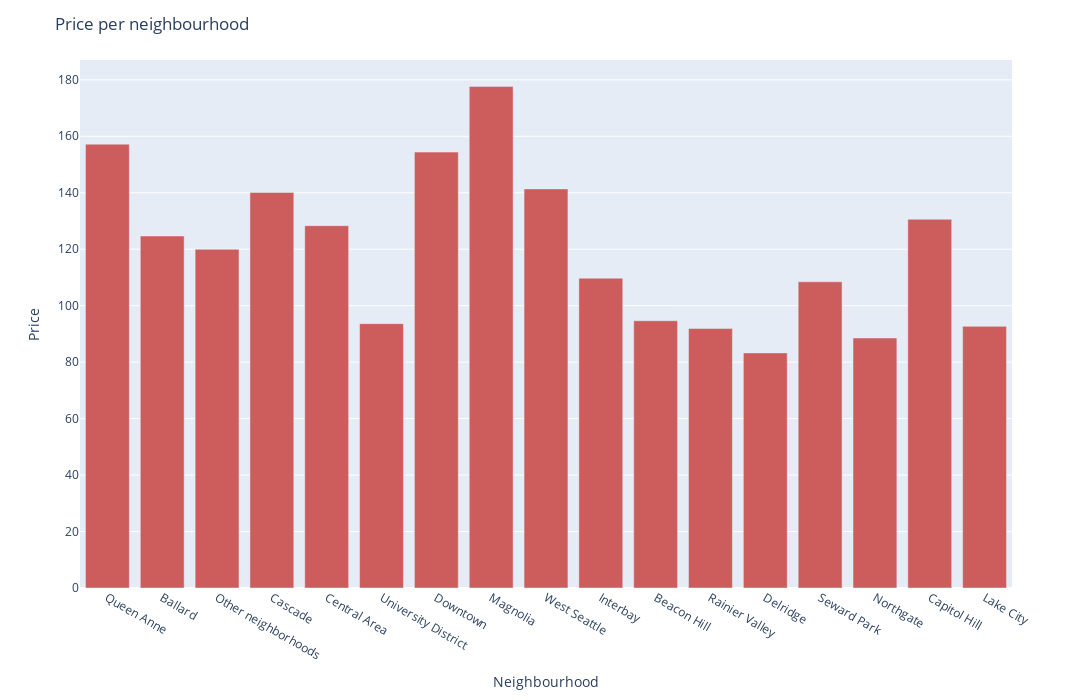

Notebook code cell kept with this figure:
### Markdown cell above
#### You can see in the graph below that Magnolia by far is the most expensive one, along with Queen Anne and Downtown.

### Code cell
fig = px.bar(price_per_neighbourhood, x='Neighbourhood', y='Price', color_discrete_sequence=['indianred'])
 
       
fig.update_layout(
    title=('Price per neighbourhood'),
    xaxis_title=('Neighbourhood'), 
    yaxis_title='Price',
    hovermode="x unified",width=1800,height=700
)
   
fig.show()
#pio.write_image(fig,"images/Price per neighbourhood.png")

### Figure 1 — Plotly figure (JSON) as saved in the notebook; plotly's stock layout.template omitted (floating-point values rounded to 4 significant figures)
{"data": [{"alignmentgroup": "True", "hovertemplate": "Neighbourhood=%{x}<br>Price=%{y}<extra></extra>", "legendgroup": "", "marker": {"color": "indianred", "pattern": {"shape": ""}}, "name": "", "offsetgroup": "", "orientation": "v", "showlegend": false, "textposition": "auto", "type": "bar", "x": ["Queen Anne", "Ballard", "Other neighborhoods", "Cascade", "Central Area", "University District", "Downtown", "Magnolia", "West Seattle", "Interbay", "Beacon Hill", "Rainier Valley", "Delridge", "Seward Park", "Northgate", "Capitol Hill", "Lake City"], "xaxis": "x", "y": [157.2, 124.7, 120.0, 140.1, 128.3, 93.64, 154.4, 177.7, 141.4, 109.7, 94.67, 91.9, 83.28, 108.5, 88.55, 130.6, 92.67], "yaxis": "y"}], "layout": {"barmode": "relative", "height": 700, "hovermode": "x unified", "legend": {"tracegroupgap": 0}, "margin": {"t": 60}, "title": {"text": "Price per neighbourhood"}, "width": 1800, "xaxis": {"anchor": "y", "domain": [0, 1], "title": {"text": "Neighbourhood"}}, "yaxis": {"anchor": "x", "domain": [0, 1], "title": {"text": "Price"}}}}
